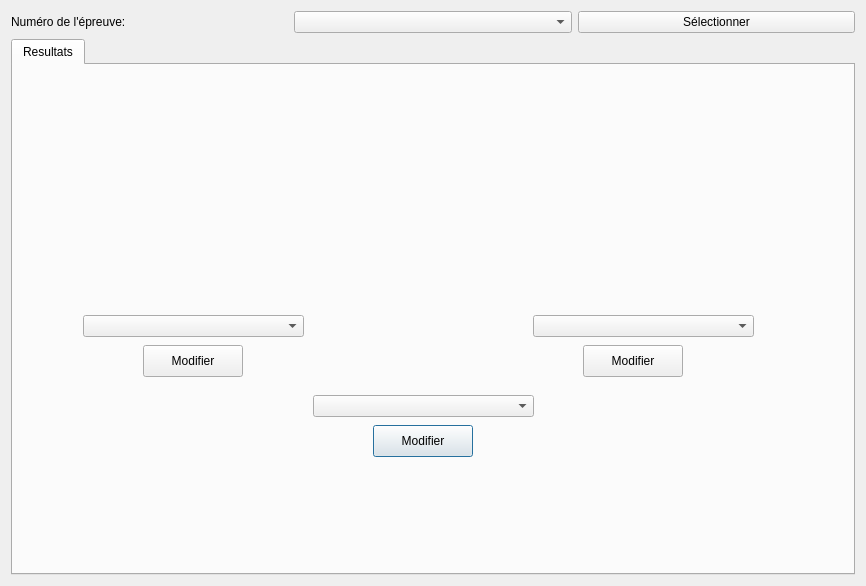
<?xml version="1.0" encoding="UTF-8"?>
<ui version="4.0">
 <class>fct_comp_1</class>
 <widget class="QDialog" name="fct_comp_1">
  <property name="geometry">
   <rect>
    <x>0</x>
    <y>0</y>
    <width>866</width>
    <height>586</height>
   </rect>
  </property>
  <property name="windowTitle">
   <string>Gérer les resultats</string>
  </property>
  <layout class="QGridLayout" name="gridLayout">
   <item row="2" column="0">
    <layout class="QHBoxLayout" name="horizontalLayout_2">
     <item>
      <layout class="QHBoxLayout" name="horizontalLayout_3">
       <item>
        <widget class="QTabWidget" name="tabWidget">
         <property name="styleSheet">
          <string notr="true"/>
         </property>
         <property name="currentIndex">
          <number>0</number>
         </property>
         <widget class="QWidget" name="tab">
          <attribute name="title">
           <string>Resultats</string>
          </attribute>
          <widget class="QLabel" name="label_3">
           <property name="geometry">
            <rect>
             <x>290</x>
             <y>120</y>
             <width>231</width>
             <height>201</height>
            </rect>
           </property>
           <property name="styleSheet">
            <string notr="true"/>
           </property>
           <property name="text">
            <string/>
           </property>
           <property name="pixmap">
            <pixmap>../img/b266d817664faa900d0aac59021ae868.png</pixmap>
           </property>
           <property name="scaledContents">
            <bool>true</bool>
           </property>
          </widget>
          <widget class="QLabel" name="label">
           <property name="geometry">
            <rect>
             <x>520</x>
             <y>50</y>
             <width>210</width>
             <height>200</height>
            </rect>
           </property>
           <property name="text">
            <string/>
           </property>
           <property name="pixmap">
            <pixmap>../img/fc5197a534bca2aa463dafbb56b3d055.png</pixmap>
           </property>
           <property name="scaledContents">
            <bool>true</bool>
           </property>
          </widget>
          <widget class="QLabel" name="label_2">
           <property name="geometry">
            <rect>
             <x>30</x>
             <y>40</y>
             <width>321</width>
             <height>201</height>
            </rect>
           </property>
           <property name="text">
            <string/>
           </property>
           <property name="pixmap">
            <pixmap>../img/cd8afdbc849630ee016dd232c3c45ae0.png</pixmap>
           </property>
           <property name="scaledContents">
            <bool>true</bool>
           </property>
          </widget>
          <widget class="QComboBox" name="SelectArgent">
           <property name="geometry">
            <rect>
             <x>70</x>
             <y>250</y>
             <width>221</width>
             <height>22</height>
            </rect>
           </property>
           <property name="styleSheet">
            <string notr="true"/>
           </property>
           <property name="placeholderText">
            <string/>
           </property>
          </widget>
          <widget class="QPushButton" name="editOr">
           <property name="geometry">
            <rect>
             <x>360</x>
             <y>360</y>
             <width>100</width>
             <height>32</height>
            </rect>
           </property>
           <property name="text">
            <string>Modifier</string>
           </property>
          </widget>
          <widget class="QPushButton" name="editArgent">
           <property name="geometry">
            <rect>
             <x>130</x>
             <y>280</y>
             <width>100</width>
             <height>32</height>
            </rect>
           </property>
           <property name="text">
            <string>Modifier</string>
           </property>
          </widget>
          <widget class="QPushButton" name="editBronze">
           <property name="geometry">
            <rect>
             <x>570</x>
             <y>280</y>
             <width>100</width>
             <height>32</height>
            </rect>
           </property>
           <property name="text">
            <string>Modifier</string>
           </property>
          </widget>
          <widget class="QComboBox" name="SelectOr">
           <property name="geometry">
            <rect>
             <x>300</x>
             <y>330</y>
             <width>221</width>
             <height>22</height>
            </rect>
           </property>
           <property name="styleSheet">
            <string notr="true"/>
           </property>
           <property name="placeholderText">
            <string/>
           </property>
          </widget>
          <widget class="QComboBox" name="SelectBronze">
           <property name="geometry">
            <rect>
             <x>520</x>
             <y>250</y>
             <width>221</width>
             <height>22</height>
            </rect>
           </property>
           <property name="styleSheet">
            <string notr="true"/>
           </property>
           <property name="placeholderText">
            <string/>
           </property>
          </widget>
         </widget>
        </widget>
       </item>
      </layout>
     </item>
    </layout>
   </item>
   <item row="0" column="0">
    <layout class="QHBoxLayout" name="horizontalLayout">
     <item>
      <widget class="QLabel" name="label_4">
       <property name="text">
        <string>Numéro de l'épreuve:</string>
       </property>
      </widget>
     </item>
     <item>
      <widget class="QComboBox" name="comboBox">
       <property name="placeholderText">
        <string/>
       </property>
      </widget>
     </item>
     <item>
      <widget class="QPushButton" name="pushButton">
       <property name="text">
        <string>Sélectionner</string>
       </property>
      </widget>
     </item>
    </layout>
   </item>
  </layout>
 </widget>
 <resources>
  <include location="../img/images.qrc"/>
 </resources>
 <connections>
  <connection>
   <sender>editArgent</sender>
   <signal>clicked()</signal>
   <receiver>fct_comp_1</receiver>
   <slot>edit_Argent()</slot>
   <hints>
    <hint type="sourcelabel">
     <x>196</x>
     <y>376</y>
    </hint>
    <hint type="destinationlabel">
     <x>432</x>
     <y>292</y>
    </hint>
   </hints>
  </connection>
  <connection>
   <sender>editBronze</sender>
   <signal>clicked()</signal>
   <receiver>fct_comp_1</receiver>
   <slot>edit_Bronze()</slot>
   <hints>
    <hint type="sourcelabel">
     <x>636</x>
     <y>376</y>
    </hint>
    <hint type="destinationlabel">
     <x>432</x>
     <y>292</y>
    </hint>
   </hints>
  </connection>
  <connection>
   <sender>editOr</sender>
   <signal>clicked()</signal>
   <receiver>fct_comp_1</receiver>
   <slot>edit_Or()</slot>
   <hints>
    <hint type="sourcelabel">
     <x>426</x>
     <y>456</y>
    </hint>
    <hint type="destinationlabel">
     <x>432</x>
     <y>292</y>
    </hint>
   </hints>
  </connection>
  <connection>
   <sender>pushButton</sender>
   <signal>clicked()</signal>
   <receiver>fct_comp_1</receiver>
   <slot>refreshResult()</slot>
   <hints>
    <hint type="sourcelabel">
     <x>646</x>
     <y>30</y>
    </hint>
    <hint type="destinationlabel">
     <x>432</x>
     <y>292</y>
    </hint>
   </hints>
  </connection>
 </connections>
 <slots>
  <slot>refreshResult()</slot>
 </slots>
</ui>
